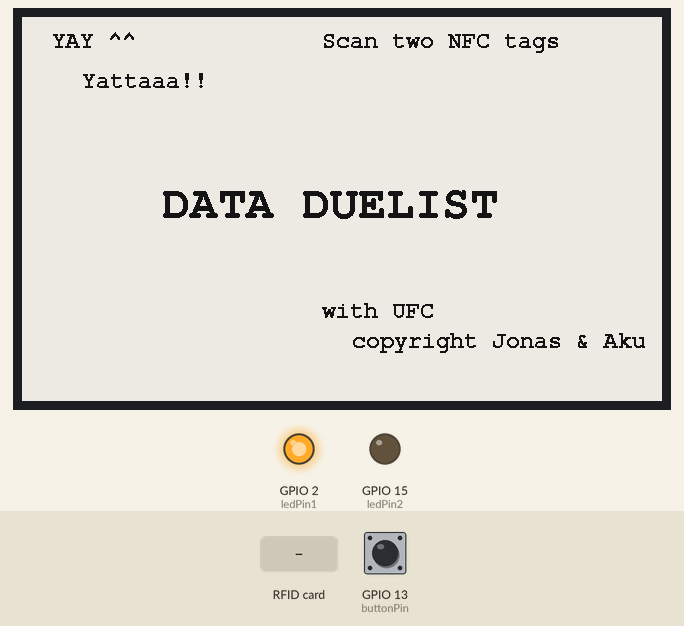
A sketch run on a simulated ESP32. Parts: 640×384 one-colour display, output pins drawn as LEDs (lit = HIGH). Inputs (shaded band) come from the test bench; at power-on: GPIO 13 (buttonPin) HIGH. Random numbers use the default seed unless the sketch sets one; EEPROM starts erased; what the sketch prints to the serial monitor is not drawn.

Above: at 3.3 s.
3.4 s: RFID card 5E 7A 19 C4 held to the reader
5.7 s: RFID card 5E 7A 19 C4 held to the reader
At 19.9 s:
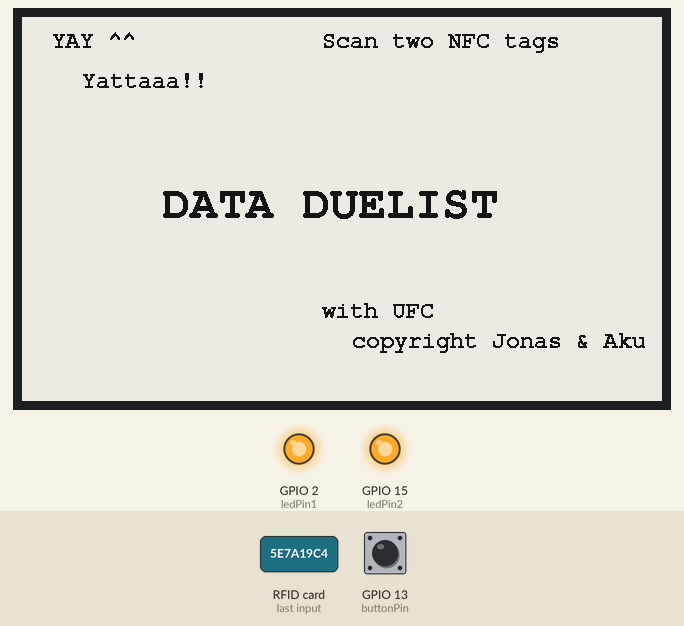
At 23.0 s:
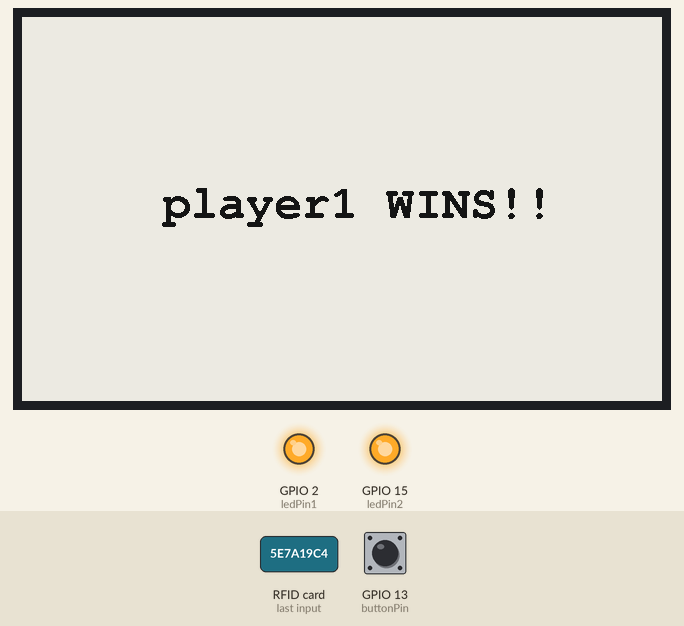
Timing chart, 0 to 25.2 s (numbered marks = the images above; inputs shaded):
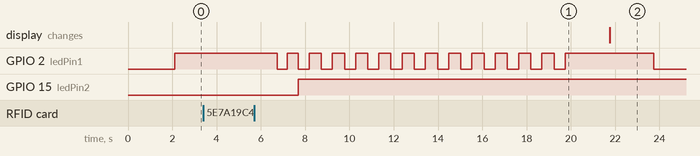

Measured:
- after the input at 3.4 s, every drawn part: stays the same
- after the input at 5.7 s, GPIO 2 (ledPin1): goes 12 × (LOW 0.45 s, HIGH 0.50 s), LOW 0.50 s, HIGH 4.0 s, then LOW, starting after 1.0 s; GPIO 15 (ledPin2): LOW → HIGH after 2.0 s

The sketch:

Data_Duelist_Game.ino
```cpp
 /*
 * liitäntäkaaviot: https://esp32io.com/tutorials/esp32-rfid-nfc
 */

#include <SPI.h>
#include <MFRC522.h>
#include <EEPROM.h>
#include <string>
#include <GxEPD.h>
#include <GxGDEW075T8/GxGDEW075T8.h>      // 7.5" b/w
#include <GxIO/GxIO_SPI/GxIO_SPI.h>
#include <GxIO/GxIO.h>
//fonts
#include <Fonts/FreeMonoBold9pt7b.h>
#include <Fonts/FreeMonoBold12pt7b.h>
#include <Fonts/FreeMonoBold18pt7b.h>
#include <Fonts/FreeMonoBold24pt7b.h>
#include <ezButton.h>

#define SS_PIN  5  // ESP32 pin GPIO5
#define RST_PIN 27 // ESP32 pin GPIO27
#define EEPROM_SIZE 1024

const char* maxfontmono1 = "FreeMonoBold24pt7b";
const GFXfont* maxfmono = &FreeMonoBold24pt7b;
const char* midfontmono2 = "FreeMonoBold18pt7b";
const GFXfont* midfmono = &FreeMonoBold18pt7b;
const char* smallfontmono3 = "FreeMonoBold12pt7b";
const GFXfont* smallfmono = &FreeMonoBold12pt7b;
const char* tinyfontmono4 = "FreeMonoBold9pt7b";
const GFXfont* tinyfmono = &FreeMonoBold9pt7b;

GxIO_Class io(SPI, /*CS=*/ SS, /*DC=*/ 17, /*RST=*/ 16); // arbitrary selection of 8, 9 selected for default of GxEPD_Class
GxEPD_Class display(io, /*RST=*/ 16, /*BUSY=*/ 4); // default selection of (9), 7

String Scanned_value_NFC;
String NFC1 = "";
String NFC2 = "";
String convertedNFC1;
String convertedNFC2;
int arrayNFC1[4];
int arrayNFC2[4];
bool playersCreated = false;
bool gameWon = false;

const int buttonPin = 13; // Pin connected to the button
ezButton button(buttonPin);

const int ledPin1 = 2; // GPIO 4 (G4) for first LED
const int ledPin2 = 15; // GPIO 0 (G0) for second LED

MFRC522 rfid(SS_PIN, RST_PIN);

void setup() {
  Serial.begin(9600);
  SPI.begin(); // init SPI bus
  rfid.PCD_Init(); // init MFRC522

  pinMode(ledPin1, OUTPUT);
  pinMode(ledPin2, OUTPUT);

  button.setDebounceTime(50); // set debounce time to 100 milliseconds

  // initialize EEPROM with predefined size
  EEPROM.begin(EEPROM_SIZE);

  Serial.println("Tap an RFID/NFC tag on the RFID-RC522 reader");

    display.init();
  display.setRotation(0);
  display.fillScreen(GxEPD_WHITE);
  display.setTextColor(GxEPD_BLACK);
  display.setFont(smallfmono);
/************************************ END EPAPER SETUP ****************************/
  display.setCursor(30, 30);
  display.println("YAY ^^");
  display.println();
  display.setCursor(60, 70);
  display.setFont(smallfmono);
  display.println("Yattaaa!!");
  display.setCursor(60, 90);
  //print_face(); saa piirrettyä naaman


  display.setCursor(300, 30);
  display.setFont(smallfmono);
  display.println("Scan two NFC tags");

  display.setCursor(140, 200);
  display.setFont(maxfmono);
  display.println("DATA DUELIST");

  display.setCursor(300, 300);
  display.setFont(smallfmono);
  display.println("with UFC");

    display.setCursor(330, 330);
  display.setFont(smallfmono);
  display.println("copyright Jonas & Aku");

  display.update();
}


// hahmon luonti
class CreatePlayer {
public:
  // Constructor to initialize the variables
  CreatePlayer(String nameValue, int strValue, int defValue, int agiValue, int conValue, int winValue, int lossValue) {
    name = nameValue;
    str = strValue;
    def = defValue;
    agi = agiValue;
    con = conValue;
    wins = winValue;
    losses = lossValue;
  }
    String getName() {
    return name;
  }
  int getStr() {
    return str;
  }
  int getDef() {
    return def;
  }
  int getAgi() {
    return agi;
  }
  int getCon() {
    return con;
  }
  int getWins() {
    return wins;
  }
  int getLosses() {
    return losses;
  }
    void addWins() {
    wins++;
  }
  void addLosses() {
    losses++;
  }
private:
  String name;
  int str;
  int def;
  int agi;
  int con;
  int wins;
  int losses;
};


void loop() {

// tää ledi on perus ready
  digitalWrite(ledPin1, HIGH);


while (gameWon == true) {

  button.loop(); // MUST call the loop() function first

  int btnState = button.getState();
  Serial.println(btnState);
  Serial.println("odottaa napin painallusta");
    digitalWrite(ledPin2, HIGH);
      digitalWrite(ledPin1, LOW); // Turn off the first LED

  if(btnState == 0){
    Serial.println("The button is pressed");
    NFC1 = "";
    NFC2 = "";
    gameWon = false;

    display.fillScreen(GxEPD_WHITE);
    display.setCursor(140, 200);
    display.setFont(maxfmono);
    display.println("DATA DUELIST");
    display.update();
    digitalWrite(ledPin2, LOW); // Turn off the second LED
  };
  // TOIMIIIII!!!!!


};


  Scanned_value_NFC = "";
  // lukee nfc funktiolla ja tallentaa arvoon
  Scanned_value_NFC = read_NFC();
  Serial.println("skannattu tagi on: " + Scanned_value_NFC);
  if (Scanned_value_NFC.length() == 0) {
    Serial.println("Arvoa ei löydy, laita NFC tagi");
  } else if (NFC1.length() == 0 && Scanned_value_NFC != NFC1 ) {
      NFC1 = Scanned_value_NFC;
      Serial.println("Saved to NFC1");
    } else if (Scanned_value_NFC != NFC2) {
      // If NFC1 is not empty, assign it to NFC2
      NFC2 = Scanned_value_NFC;
      Serial.println("Saved to NFC2");
  }


  Serial.println("NFC1 arvo on: " + NFC1);
  Serial.println("NFC2 arvo on: " + NFC2);
  Serial.println();

  // testiä vaa toimiiks toi UID arvon muutos numeroihin
    if (NFC1.length() != 0 && NFC2.length() != 0) {
      Serial.println("funktio mikä muuttaa UID meidän arvoiksi: ");
        convertedNFC1 = convertUID(NFC1);
        convertedNFC2 = convertUID(NFC2);
        Serial.println(convertedNFC1 + " " + convertedNFC2);
        Serial.println();
    }

  /* testiä toimiiko muistiin tallentaminen ja lukeminen (pitäis toimii, ainakin simuloiden)
   *  if (NFC1.length() != 0) {
   * saveToMemory(NFC1);
   * }
   * Serial.println("Muistista luettu arvo on: ");
   * Serial.println(getFromMemory());
   */

  //tekee UID numero-arvoista array(4) jossa statsit 0-9 arvoilla
    createStats(convertedNFC1, arrayNFC1);
    createStats(convertedNFC2, arrayNFC2);

/*     näillä voi käydä läpi arrayn sisällöt
    for (int i = 0; i < 4; i++) {
    Serial.print("Result[" + String(i) + "]: ");
    Serial.println(arrayNFC1[i]);
    }
    for (int i = 0; i < 4; i++) {
        Serial.print("Result[" + String(i) + "]: ");
        Serial.println(arrayNFC2[i]);
    } */


  // str, def, agi, con, voitot, häviöt. Tällä kutsulla tekee  (array kutsut pitäisi toimia ihan oikein, simulaatiossa)
  //CreatePlayer player1("Jonas", 10, 42, 10, 5, 0, 0 );
  CreatePlayer player1("Jonas", arrayNFC1[0], arrayNFC1[1], arrayNFC1[2], arrayNFC1[3], 0, 0 );
  //CreatePlayer player2("Aku", 10, 42, 10, 5, 0, 0 );
  CreatePlayer player2("Aku", arrayNFC2[0], arrayNFC2[1], arrayNFC2[2], arrayNFC2[3], 0, 0 );

    // statseja haetaan komennolla: player1.getDef()
    Serial.println("hahmot luotu ja ");
    Serial.println("player1 deffa on: " +  String(player1.getDef()) + " ja player2 constitution on: " +  String(player2.getCon()) + " Pelaajan1 nimi on: " + player1.getName());


    //tästä alkaa battle
    if (NFC1.length() != 0 && NFC2.length() != 0) {
      digitalWrite(ledPin1, LOW); // Turn off the first LED
    int hp1 = player1.getCon() + 50;
    int hp2 = player2.getCon() + 50;
    int str1 = player1.getStr();
    int str2 = player2.getStr();
    int def1 = player1.getDef();
    int def2 = player2.getDef();
    int agi1 = player1.getAgi();
    int agi2 = player2.getAgi();
    int atk1 = str1 - def2;
    int atk2 = str2 - def1;

    if (atk1 < 0){
        atk1 = 1;
    };
    if (atk2 < 0){
        atk2 = 1;
    };
    Serial.println();
    Serial.println("=== Hahmo 1 ===");
    Serial.println("---------------");
    Serial.println("HP on: " + String(hp1));
    Serial.println("---------------");
    Serial.println("Strengi on: " + String(str1));
    Serial.println("---------------");
    Serial.println("Deffa on: " + String(def1));
    Serial.println("---------------");
    Serial.println("Agi on: " + String(agi1));
    Serial.println("---------------");
    Serial.println();
    Serial.println();
    Serial.println("=== Hahmo 2 ===");
    Serial.println("---------------");
    Serial.println("HP on: " + String(hp2));
    Serial.println("---------------");
    Serial.println("Strengi on: " + String(str2));
    Serial.println("---------------");
    Serial.println("Deffa on: " + String(def2));
    Serial.println("---------------");
    Serial.println("Agi on: " + String(agi2));
    Serial.println("---------------");
    Serial.flush();

    //hahmojen statsi printti


  //Serial.print(player1.getStr() - player2.getDef());
  while (gameWon == false) {
      int hit1 = random(1,7);
      int hit2 = random(1,7);

    //kattoo onko jommankumman critti true, eli tekee crit dmg, ja joka kierros kattoo uudelleen.
    //bool crit1 = (random(0,19) > player1.getAgi());
    //Serial.println(crit1);
    //bool crit2 = random(0,19) > player2.getAgi();
    //Serial.println(crit2);

    // ykköspelaajan hyökkäys crit tai ilman
    if (random(1,21) <= agi1) {          // pitäis ottaa random luku 0-20 ja verrata sitä hahmon agi, eli critti chance
        hp2 = hp2 - ((hit1 + atk1) * 1.5);
        Serial.println("pelaaja 1 crittas!" + String((hit1 + atk1) * 1.5) + " damage");
    } else  {
      hp2 = hp2 - (hit1 + atk1);
        Serial.println("pelaaja 1 normi hyökkäys!" + String(atk1 + hit1) + " damage");
    }

    // kakkospelaajan hyökkäys crit tai ilman
    if (random(1,21) <= agi2) {          // pitäis ottaa random luku 0-20 ja verrata sitä hahmon agi, eli critti chance
        hp1 = hp1 - ((hit2 + atk2) * 1.5);
            Serial.println("pelaaja 2 crittas! " + String((hit2 + atk2) * 1.5) + " damage");
    } else {
      hp1 = hp1 - (hit2 + atk2);
            Serial.println("pelaaja 2 normi hyökkäys!" + String(hit2 + atk2) + " damage");
    }

    Serial.println("pelaajan 1 hp on: " + String(hp1));
    Serial.println("pelaajan 2 hp on: " + String(hp2));

  digitalWrite(ledPin1, HIGH);
  delay(500); // Keep the LED on for 1 second
     digitalWrite(ledPin2, HIGH);
  digitalWrite(ledPin1, LOW); // Turn off the first LED

  delay(500); // Keep the LED on for 1 second
  digitalWrite(ledPin2, LOW); // Turn off the second LED

  digitalWrite(ledPin1, HIGH);
     digitalWrite(ledPin2, HIGH);

    if (hp1 <= 0) {
    Serial.println("player2 win");
    gameWon = true;

    printWinnerToScreen("player2");
    }
    else if  (hp2 <= 0) {
    Serial.println("player1 win");
    gameWon = true;

    printWinnerToScreen("player1");
    };


  };

  };


  delay(2000); // odottaa 2 sekuntia
}


// FUNKTIOT ALHAALLA


// tämä funktio hakee NFC lukialla NFC laitteen UID tiedon ja return se
String read_NFC() {
  String UID = "" ;
  if (rfid.PICC_IsNewCardPresent()) { // new tag is available
    if (rfid.PICC_ReadCardSerial()) { // NUID has been readed
      MFRC522::PICC_Type piccType = rfid.PICC_GetType(rfid.uid.sak);
      Serial.print("RFID/NFC Tag Type: ");
      Serial.println(rfid.PICC_GetTypeName(piccType));

      // print UID in Serial Monitor in the hex format ja UID muuttuja on nyt meidän NFC tagin arvo
      Serial.print("UID:");
      for (int i = 0; i < rfid.uid.size; i++) {
        Serial.print(rfid.uid.uidByte[i] < 0x10 ? " 0" : " ");
        String hexValue = String(rfid.uid.uidByte[i], HEX);
        Serial.print(hexValue);
        UID += hexValue;
      }
      Serial.println();

      rfid.PICC_HaltA(); // halt PICC
      rfid.PCD_StopCrypto1(); // stop encryption on PCD
    }
  }
  return UID;
}


/*  convertUID() käytetään näin:
    String NFC1 = "fa167765";
    String converted = convertUID(NFC1); */
// muuttaa 0-9 a-f joksikin numeroksi
String convertUID(const String& uid) {
    String result = "";

    for (int i = 0; i < uid.length(); i++) {
        char c = uid[i];
        int value = 0;

        if (c >= '0' && c <= '9') {
            value = c - '0';
        } else if (c >= 'a' && c <= 'f') {
            value = c - 'a' + 10;
        } else {
            // Handle invalid characters here (if needed)
            // For now, we'll set the value to 0 for any invalid character
        }
        value = constrain(value, 0, 9);
        Serial.println(value);
        result += String(value);
    }

    return result;
}

// päivittää NFC:n numerot arrayhin jota voi käyttää sitten statseihin. Laita sisään string UID ja array johon haluat tulokset päivittyvät
void createStats(const String& input, int resultArray[4]) {
    // Make sure the input length is even to group numbers in pairs
    if (input.length() % 2 == 0) {
        for (int i = 0; i < input.length(); i += 2) {
            String numberPair = input.substring(i, i + 2);
            int num1 = numberPair.substring(0, 1).toInt();
            int num2 = numberPair.substring(1).toInt();
            resultArray[i / 2] = num1 + num2;
        }
    } else {
        // Handle the case when the input length is not even (if needed)
        // You can set the resultArray to an error state here if required
    }
}


void printWinnerToScreen(String winner) {

    display.fillScreen(GxEPD_WHITE);
    display.setCursor(140, 200);
    display.setFont(maxfmono);
    display.println(winner +  " WINS!!");
    display.update();
}


// tallentaa esp32 muistiin muuttujan, pitäis pystyy tallentaa myös array, eli sit vaa laittaa array sisään
void saveToMemory(String toBeSaved) {
  EEPROM.put(0, toBeSaved);
  EEPROM.commit();
};

// hakee esp32 muistista arvon, jos haluut käyttää niin muista loop
String getFromMemory() {
  String savedThing;
  EEPROM.get(0, savedThing);
  return savedThing;
};
```
